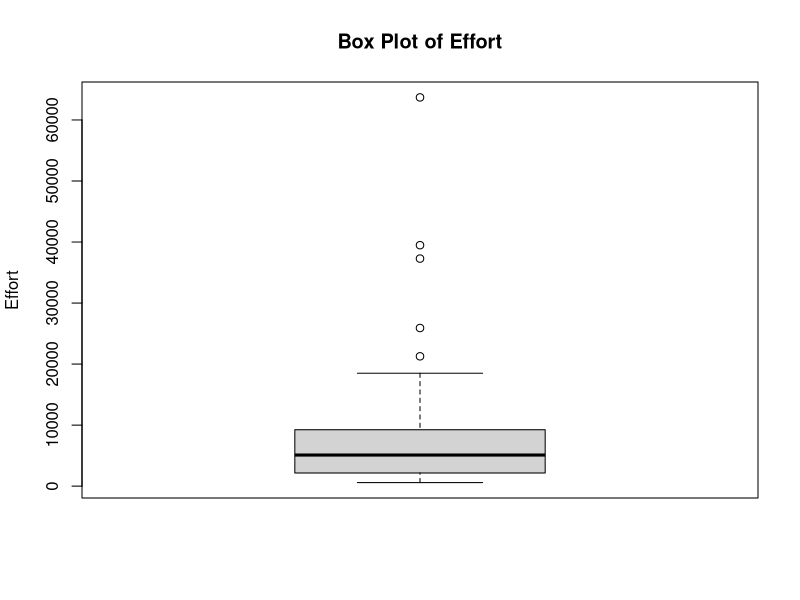
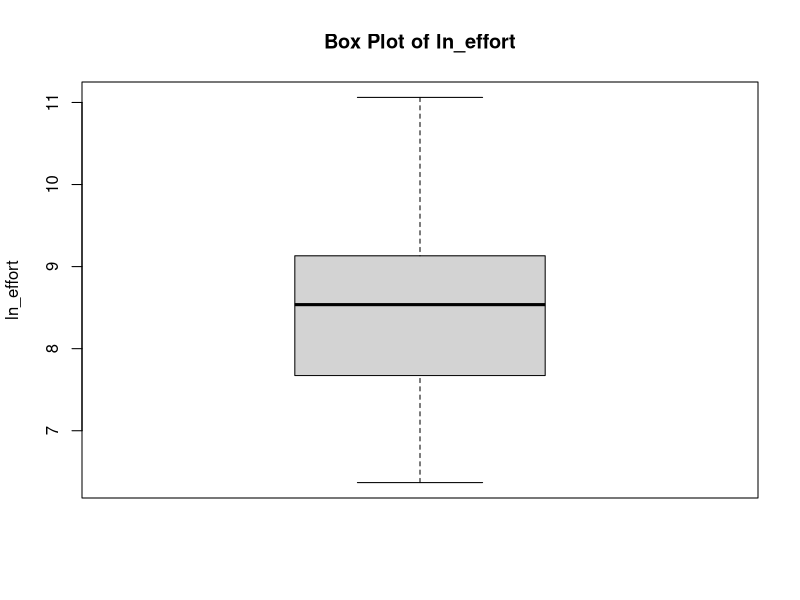
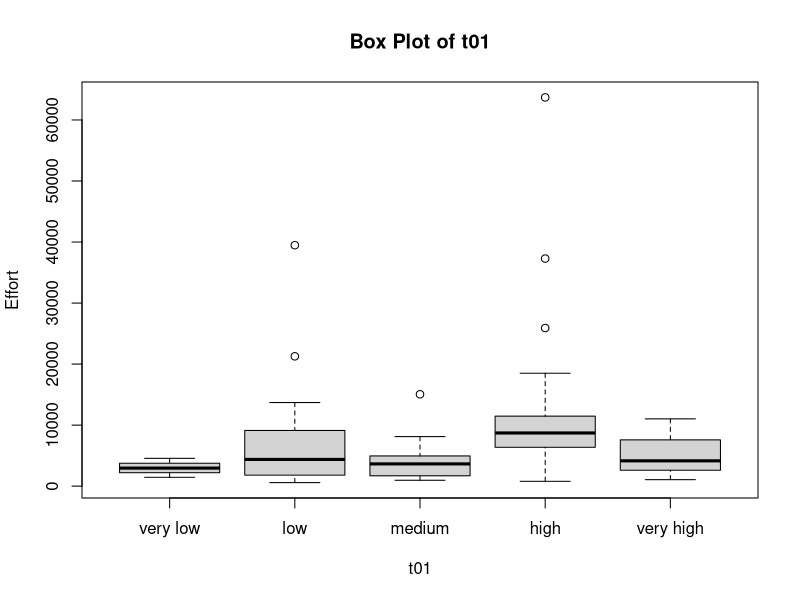

Generate these figures, in order, with R:
# Read the dataset
dataset <- read.csv("data/software_cost_projects.csv", header = TRUE)

# Plot a box plot of the effort variable
png("boxplot_effort1.png")
boxplot(dataset$effort, main = "Box Plot of Effort", ylab = "Effort")
dev.off()

# Create a new variable ln_effort
dataset$ln_effort <- log(dataset$effort)

# Plot a box plot of the ln_effort variable
png("boxplot_ln_effort1.png")
boxplot(dataset$ln_effort, main = "Box Plot of ln_effort", ylab = "ln_effort")
dev.off()


# Convert t01 to a factor variable
dataset$t01 <- factor(dataset$t01, levels = c("very low", "low", "medium", "high", "very high"))


png("boxplot_t01.png")
boxplot(effort ~ t01, data = dataset, main = "Box Plot of t01", ylab = "Effort", xlab = "t01")
dev.off()
